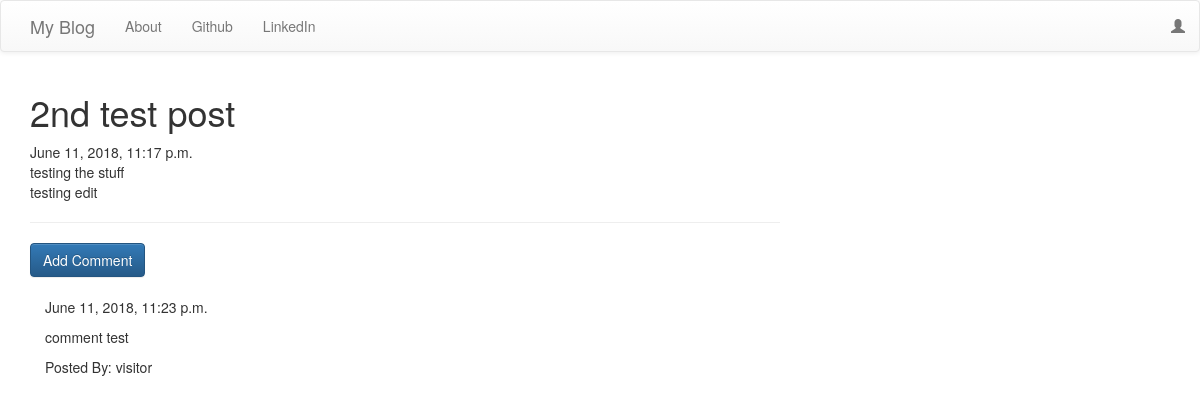
Screenshot of /post/2 with the database file from the repository.
### blog/models.py (models this page shows, shortened)
class Post(models.Model):
    author = models.ForeignKey('auth.User')
    title = models.CharField(max_length=200)
    text = models.TextField()
    created_date = models.DateTimeField(default=timezone.now)
    published_date = models.DateTimeField(blank=True, null=True)

class Comment(models.Model):
    post = models.ForeignKey('blog.Post', related_name='comments')
    author = models.CharField(max_length=200)
    text = models.TextField()
    created_date = models.DateTimeField(default=timezone.now)
    approved_comment = models.BooleanField(default=False)

### blog/views.py (the view)
# urls.py: url(r'^post/(?P<pk>\d+)$',views.PostDetailView.as_view(), name='post_detail'),
class PostDetailView(DetailView):
    model = Post

### blog/templates/blog/post_detail.html (shortened to what this page needs)
{% extends 'blog/base.html' %}
{% block content %}
<h1 class="posttitle loader">{{ post.title }}</h1>
{% if post.published_date %}
  <div class="date postdate">
      {{ post.published_date}}
  </div>
  {% else %}
    <a class="btn btn-default" href="{% url 'post_publish' pk=post.pk %}">Publish</a>
  {% endif %}
  <p class="postcontent">{{ post.text|safe|linebreaksbr}}</p>
  <hr>
  <a class='btn btn-primary btn-comment' href="{% url 'add_comment_to_post' pk=post.pk %}">Add Comment</a>
  <div class='container'>
      {% for comment in post.comments.all %}
      <br>
        {% if user.is_authenticated or comment.approved_comment %}
          {{comment.created_date}}
            <p>{{ comment.text|safe|linebreaks}}</p>
            <p>Posted By: {{comment.author}}</p>
        {% endif %}
        {% empty %}
          <p>No Comments!</p>
       {% endfor %}
{% endblock %}

### rows the page displays
Post: title "2nd test post", published_date "June 11, 2018, 11:17 p.m.", text "testing the stuff testing edit"
Comment: created_date "June 11, 2018, 11:23 p.m.", text "comment test", author "visitor"
